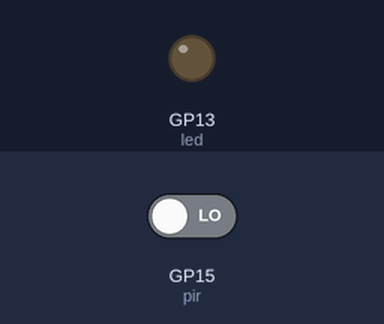
A program run on a simulated Raspberry Pi Pico running MicroPython. On the bench: output pins drawn as LEDs (lit = HIGH). Inputs (shaded band) come from the test bench; at power-on: GP15 (pir) LOW. What the program prints to the serial console is not drawn.

Above: at 2.2 s.
2.3 s: GP15 (pir) driven HIGH
At 3.4 s:
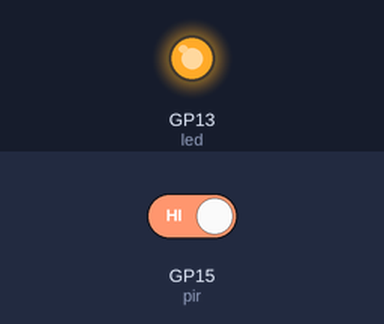
3.8 s: GP15 (pir) driven LOW
At 4.6 s:
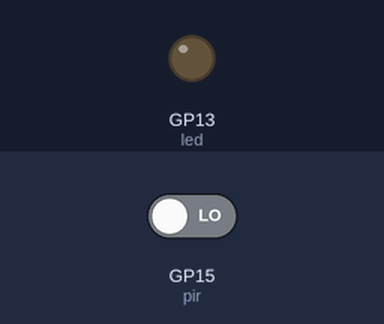
Timing chart, 0 to 6.8 s (numbered marks = the images above; inputs shaded):
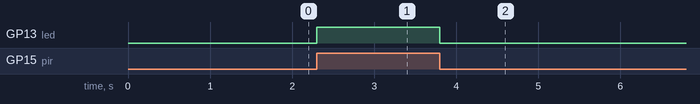

Measured:
- after the input at 2.3 s, GP13 (led): LOW → HIGH at once
- after the input at 3.8 s, GP13 (led): HIGH → LOW at once

The program:

PIR.py
```python
from machine import Pin
from time import sleep

pir = Pin(15, Pin.IN, Pin.PULL_DOWN)
led = Pin(13, Pin.OUT)

sleep(1)

print('ready')

while True:
    if pir.value() > 0.5:
        print('Motion Detected')
        led.on()
        sleep(0.5)
    else:
        led.off()
        print("No motion detected")
        
```
